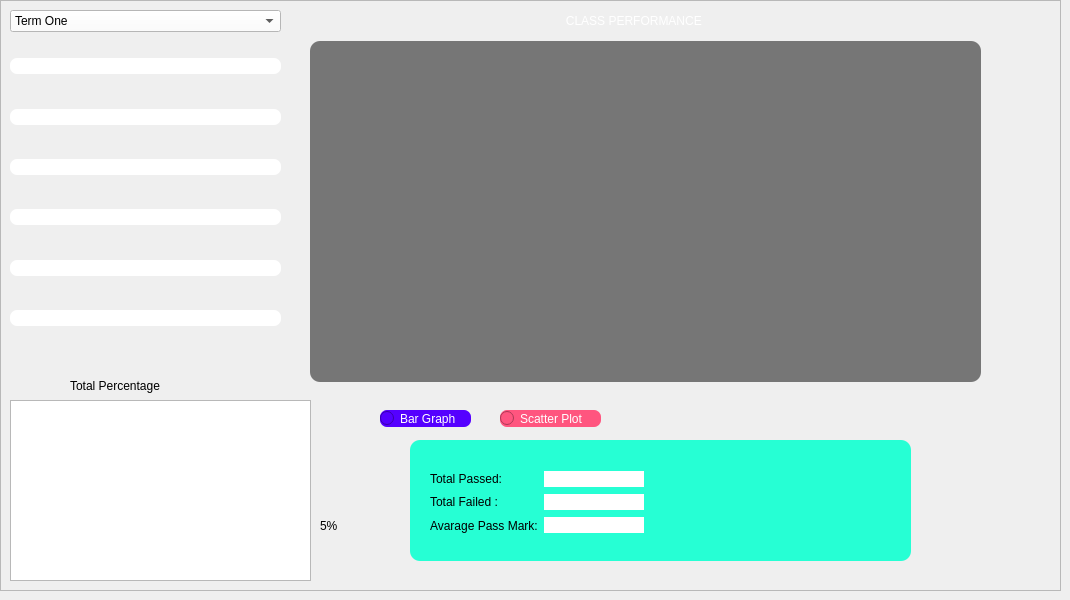
    <widget class="QWidget" name="tabWidgetPage2">
     <attribute name="title">
      <string>Class Performance </string>
     </attribute>
     <widget class="QFrame" name="frame_3">
      <property name="geometry">
       <rect>
        <x>0</x>
        <y>0</y>
        <width>1061</width>
        <height>591</height>
       </rect>
      </property>
      <property name="styleSheet">
       <string notr="true">
</string>
      </property>
      <property name="frameShape">
       <enum>QFrame::StyledPanel</enum>
      </property>
      <property name="frameShadow">
       <enum>QFrame::Raised</enum>
      </property>
      <widget class="QLabel" name="label_17">
       <property name="geometry">
        <rect>
         <x>520</x>
         <y>0</y>
         <width>231</width>
         <height>41</height>
        </rect>
       </property>
       <property name="styleSheet">
        <string notr="true">font: 75 18pt &quot;Source Sans Pro ExtraLight&quot;;
color: rgb(255, 255, 255);
border-radius:10px;</string>
       </property>
       <property name="text">
        <string>CLASS PERFORMANCE </string>
       </property>
       <property name="alignment">
        <set>Qt::AlignCenter</set>
       </property>
      </widget>
      <widget class="QGraphicsView" name="graphicsView_4">
       <property name="geometry">
        <rect>
         <x>310</x>
         <y>41</y>
         <width>671</width>
         <height>341</height>
        </rect>
       </property>
       <property name="styleSheet">
        <string notr="true">background-color: rgb(118, 118, 118);
border-radius:10px;</string>
       </property>
      </widget>
      <widget class="QGraphicsView" name="graphicsView_5">
       <property name="geometry">
        <rect>
         <x>10</x>
         <y>400</y>
         <width>301</width>
         <height>181</height>
        </rect>
       </property>
      </widget>
      <widget class="QComboBox" name="comboBox_2">
       <property name="geometry">
        <rect>
         <x>10</x>
         <y>10</y>
         <width>271</width>
         <height>22</height>
        </rect>
       </property>
       <property name="styleSheet">
        <string notr="true">background-color: rgb(255, 255, 255);</string>
       </property>
       <property name="currentIndex">
        <number>1</number>
       </property>
       <item>
        <property name="text">
         <string>Yearly</string>
        </property>
       </item>
       <item>
        <property name="text">
         <string>Term One</string>
        </property>
       </item>
       <item>
        <property name="text">
         <string>Term Two</string>
        </property>
       </item>
       <item>
        <property name="text">
         <string>Term Three</string>
        </property>
       </item>
      </widget>
      <widget class="QLabel" name="label_33">
       <property name="geometry">
        <rect>
         <x>70</x>
         <y>370</y>
         <width>171</width>
         <height>31</height>
        </rect>
       </property>
       <property name="styleSheet">
        <string notr="true">font: 75 18pt &quot;Source Sans Pro ExtraLight&quot;;</string>
       </property>
       <property name="text">
        <string>Total Percentage</string>
       </property>
      </widget>
      <widget class="QLabel" name="label_34">
       <property name="geometry">
        <rect>
         <x>320</x>
         <y>500</y>
         <width>81</width>
         <height>51</height>
        </rect>
       </property>
       <property name="styleSheet">
        <string notr="true">font: 34pt &quot;Source Sans Pro ExtraLight&quot;;
</string>
       </property>
       <property name="text">
        <string>5%</string>
       </property>
      </widget>
      <widget class="QWidget" name="layoutWidget">
       <property name="geometry">
        <rect>
         <x>10</x>
         <y>30</y>
         <width>271</width>
         <height>296</height>
        </rect>
       </property>
       <layout class="QVBoxLayout" name="verticalLayout_7">
        <item>
         <layout class="QVBoxLayout" name="verticalLayout">
          <item>
           <widget class="QLabel" name="label_24">
            <property name="styleSheet">
             <string notr="true">font: 10pt &quot;MS Shell Dlg 2&quot;;</string>
            </property>
            <property name="text">
             <string/>
            </property>
           </widget>
          </item>
          <item>
           <widget class="QLineEdit" name="lineEdit_18">
            <property name="styleSheet">
             <string notr="true">background-color: rgb(255, 255, 255);
border-radius:7px;</string>
            </property>
           </widget>
          </item>
         </layout>
        </item>
        <item>
         <layout class="QVBoxLayout" name="verticalLayout_2">
          <item>
           <widget class="QLabel" name="label_25">
            <property name="styleSheet">
             <string notr="true">font: 10pt &quot;MS Shell Dlg 2&quot;;</string>
            </property>
            <property name="text">
             <string/>
            </property>
           </widget>
          </item>
          <item>
           <widget class="QLineEdit" name="lineEdit_19">
            <property name="styleSheet">
             <string notr="true">background-color: rgb(255, 255, 255);
border-radius:7px;</string>
            </property>
           </widget>
          </item>
         </layout>
        </item>
        <item>
         <layout class="QVBoxLayout" name="verticalLayout_3">
          <item>
           <widget class="QLabel" name="label_26">
            <property name="styleSheet">
             <string notr="true">font: 10pt &quot;MS Shell Dlg 2&quot;;</string>
            </property>
            <property name="text">
             <string/>
            </property>
           </widget>
          </item>
          <item>
           <widget class="QLineEdit" name="lineEdit_20">
            <property name="styleSheet">
             <string notr="true">background-color: rgb(255, 255, 255);
border-radius:7px;</string>
            </property>
           </widget>
          </item>
         </layout>
        </item>
        <item>
         <layout class="QVBoxLayout" name="verticalLayout_4">
          <item>
           <widget class="QLabel" name="label_30">
            <property name="styleSheet">
             <string notr="true">font: 10pt &quot;MS Shell Dlg 2&quot;;</string>
            </property>
            <property name="text">
             <string/>
            </property>
           </widget>
          </item>
          <item>
           <widget class="QLineEdit" name="lineEdit_21">
            <property name="styleSheet">
             <string notr="true">background-color: rgb(255, 255, 255);
border-radius:7px;</string>
            </property>
           </widget>
          </item>
         </layout>
        </item>
        <item>
         <layout class="QVBoxLayout" name="verticalLayout_5">
          <item>
           <widget class="QLabel" name="label_31">
            <property name="styleSheet">
             <string notr="true">font: 10pt &quot;MS Shell Dlg 2&quot;;</string>
            </property>
            <property name="text">
             <string/>
            </property>
           </widget>
          </item>
          <item>
           <widget class="QLineEdit" name="lineEdit_22">
            <property name="styleSheet">
             <string notr="true">background-color: rgb(255, 255, 255);
border-radius:7px;</string>
            </property>
           </widget>
          </item>
         </layout>
        </item>
        <item>
         <layout class="QVBoxLayout" name="verticalLayout_6">
          <item>
           <widget class="QLabel" name="label_32">
            <property name="styleSheet">
             <string notr="true">font: 10pt &quot;MS Shell Dlg 2&quot;;</string>
            </property>
            <property name="text">
             <string/>
            </property>
           </widget>
          </item>
          <item>
           <widget class="QLineEdit" name="lineEdit_23">
            <property name="styleSheet">
             <string notr="true">background-color: rgb(255, 255, 255);
border-radius:7px;</string>
            </property>
           </widget>
          </item>
         </layout>
        </item>
       </layout>
      </widget>
      <widget class="QRadioButton" name="radioButton">
       <property name="geometry">
        <rect>
         <x>380</x>
         <y>410</y>
         <width>91</width>
         <height>17</height>
        </rect>
       </property>
       <property name="styleSheet">
        <string notr="true">border-radius:7px;
color: rgb(255, 255, 255);
background-color: rgb(85, 0, 255);
</string>
       </property>
       <property name="text">
        <string>Bar Graph</string>
       </property>
      </widget>
      <widget class="QRadioButton" name="radioButton_2">
       <property name="geometry">
        <rect>
         <x>500</x>
         <y>410</y>
         <width>101</width>
         <height>17</height>
        </rect>
       </property>
       <property name="styleSheet">
        <string notr="true">border-radius:7px;
color: rgb(255, 255, 255);
background-color: rgb(255, 85, 127);</string>
       </property>
       <property name="text">
        <string>Scatter Plot</string>
       </property>
      </widget>
      <widget class="QFrame" name="frame_4">
       <property name="geometry">
        <rect>
         <x>410</x>
         <y>440</y>
         <width>501</width>
         <height>121</height>
        </rect>
       </property>
       <property name="styleSheet">
        <string notr="true">background-color: rgb(38, 255, 212,255);
border-radius: 10px;</string>
       </property>
       <property name="frameShape">
        <enum>QFrame::StyledPanel</enum>
       </property>
       <property name="frameShadow">
        <enum>QFrame::Raised</enum>
       </property>
       <widget class="QWidget" name="layoutWidget">
        <property name="geometry">
         <rect>
          <x>20</x>
          <y>30</y>
          <width>214</width>
          <height>64</height>
         </rect>
        </property>
        <layout class="QHBoxLayout" name="horizontalLayout">
         <item>
          <layout class="QVBoxLayout" name="verticalLayout_9">
           <item>
            <widget class="QLabel" name="label_48">
             <property name="text">
              <string>Total Passed:</string>
             </property>
            </widget>
           </item>
           <item>
            <widget class="QLabel" name="label_49">
             <property name="text">
              <string>Total Failed :</string>
             </property>
            </widget>
           </item>
           <item>
            <widget class="QLabel" name="label_50">
             <property name="text">
              <string>Avarage Pass Mark:</string>
             </property>
            </widget>
           </item>
          </layout>
         </item>
         <item>
          <layout class="QVBoxLayout" name="verticalLayout_8">
           <item>
            <widget class="QLineEdit" name="lineEdit_6">
             <property name="styleSheet">
              <string notr="true">background-color: rgb(255, 255, 255);</string>
             </property>
            </widget>
           </item>
           <item>
            <widget class="QLineEdit" name="lineEdit_7">
             <property name="styleSheet">
              <string notr="true">background-color: rgb(255, 255, 255);</string>
             </property>
            </widget>
           </item>
           <item>
            <widget class="QLineEdit" name="lineEdit_8">
             <property name="styleSheet">
              <string notr="true">background-color: rgb(255, 255, 255);</string>
             </property>
            </widget>
           </item>
          </layout>
         </item>
        </layout>
       </widget>
      </widget>
     </widget>
    </widget>
